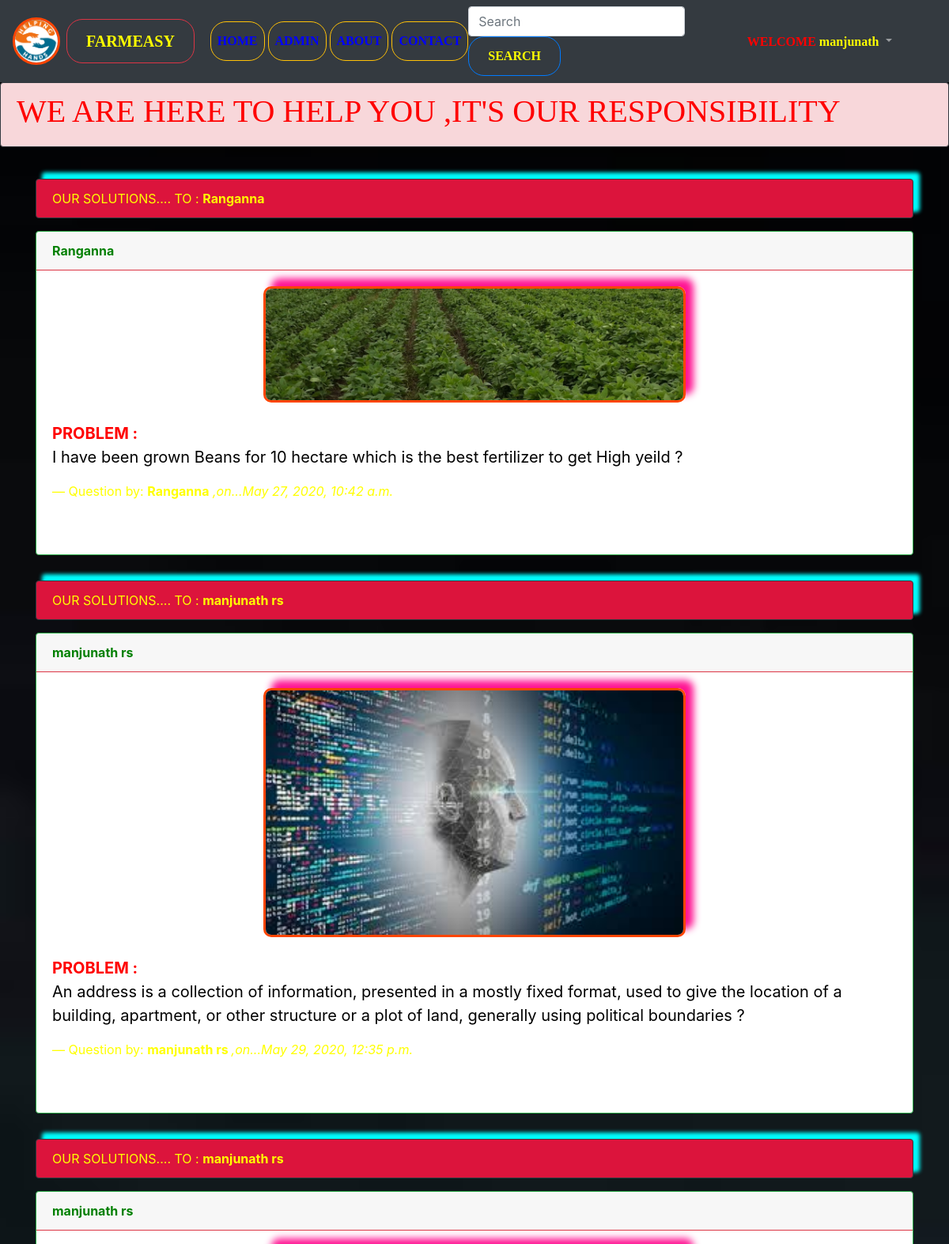
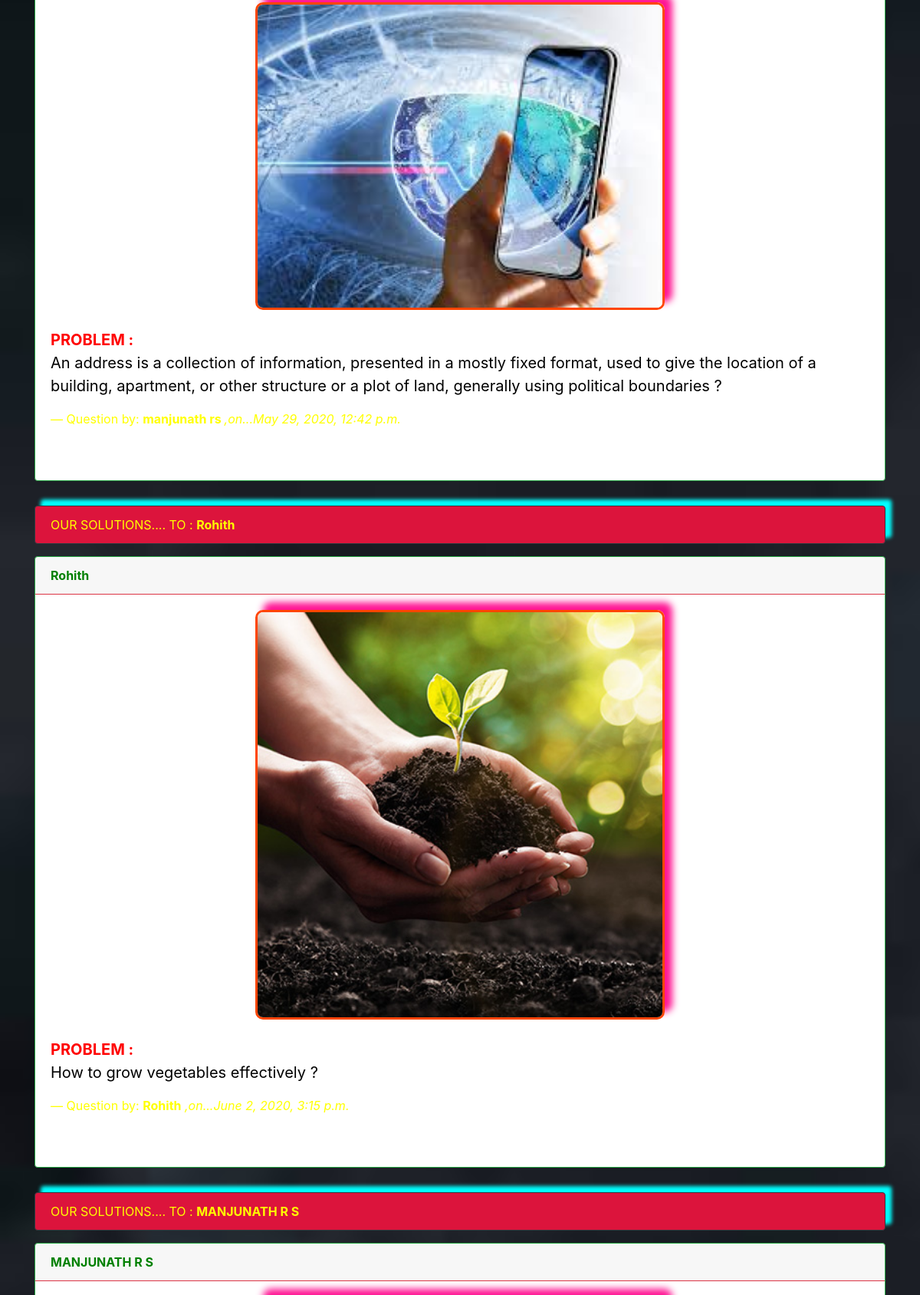
Page /blog (signed in, upper part) on the committed database (2 pictures, top to bottom).
### app/models.py (models this page shows, shortened)
class Contact(models.Model):
    sno=models.AutoField(primary_key=True)
    name=models.CharField(max_length=50)
    email=models.CharField(max_length=70,default="")
    phone=models.CharField(max_length=12,default="")
    address=models.CharField(max_length=300,default="")
    pin=models.CharField(max_length=12,default="")
    desc=models.CharField(max_length=500,default="")
    files=models.FileField(upload_to='pics')
    timeStamp=models.DateTimeField(auto_now_add=True,blank=True)

### app/views.py (the view)
# urls.py: path('blog',views.blog, name="blog"),
def blog(request):
        if not request.user.is_authenticated:
             messages.error(request,"Please login")
             return render(request,'index.html')
        else:
            allPosts=Contact.objects.all()
            context={'allPosts':allPosts}
        return render(request,'blog.html',context)

### templates/blog.html (shortened to what this page needs)
{% extends 'basic.html' %}
{% block body%}
{% load static %}
<div class=" alert alert-danger border-dark " role="alert" >
  <marquee class=" text-warning"><h1 style=" font-family: fantasy; color: red;">WE ARE HERE TO HELP YOU ,IT'S OUR RESPONSIBILITY<h1></marquee></div>
{% for post in allPosts %}
   <div class="container mt-2   "  >
     <br>
    <div class="alert alert-primary border-dark " role="alert" style="color: yellow; background-color: crimson; box-shadow: 8px -8px 5px aqua;">
        OUR SOLUTIONS.... TO  :  <b>{{post.name}}</b>
      </div>
<div class="card border-success" >
        <b><div class="card-header border-danger " style="color: green;">
          {{post.name}}
        </div></b>
        <div class="card-body ">
         <img src="{{post.files.url}}" alt="..." class="center" style="box-shadow:  10px -10px 10px  deeppink;">
          <br>
          <blockquote class="blockquote mb-0">
            <B class="" style="color: red;">PROBLEM  :</B>
            <p style="color: black;">{{post.desc}} ?</p>
            <footer class="blockquote-footer " style="color: yellow;">Question  by:  <b>{{post.name}}</b><cite title="Source Title">   ,on...{{post.timeStamp}}</cite></footer>
          </blockquote>
          <br>
        </div>
    <br>
</div>
</div>
      {% endfor %}
{% endblock body%}

### templates/basic.html (shortened to what this page needs)
{% load static %}
<!doctype html>
<html lang="en">
  <head>
    <link rel="stylesheet" href="https://stackpath.bootstrapcdn.com/bootstrap/4.4.1/css/bootstrap.min.css">
<link rel="stylesheet" href="https://cdnjs.cloudflare.com/ajax/libs/font-awesome/4.7.0/css/font-awesome.min.css">
  </head>
  <body>
  <nav class="navbar navbar-expand-lg navbar-dark bg-dark " >
    <img class="rounded-circle" src="{% static 'images/logoo.png' %}" alt="Logo" style="width:60px;">
  <a class=" btn navbar-brand btn  btn-outline-danger ml-2" style=" font-family: cursive; color: yellow;" href="/"><b>FARMEASY</b></a>
  <div class="collapse navbar-collapse" id="navbarSupportedContent">
    <ul class="navbar-nav mr-auto">
      <li class="nav-item ">
        <a  class="nav-link btn  btn-outline-warning ml-1 " style=" font-family: cursive; color: blue;" href="/"><b>HOME</b></a>
      </li>
      <li class="nav-item">
        <a  class="nav-link btn  btn-outline-warning  ml-1" style=" font-family: cursive; color: blue;" href="/blog"><b>ADMIN</b></a>
      </li>
      <li class="nav-item">
        <a class=" nav-link btn  btn-outline-warning ml-1" style=" font-family: cursive; color: blue;" href="/about"><b>ABOUT</b></a>
      </li>
      <li class="nav-item">
        <a  class="nav-link btn  btn-outline-warning ml-1" style=" font-family: cursive; color: blue;" role="/contact" href="/contact"><b>CONTACT</b></a>
      </li>
    </ul>
    <div class=" ml-auto form-inline ">
    <form  method="get" action="/search" class="my-2 my-lg-0 mx-0 ">
      <input class="form-control  mr-sm-2" type="search" placeholder="Search" aria-label="Search" name="search" id="search">
      <button class="btn btn-outline-primary my-2 my-sm-0" type="submit" style=" font-family: cursive; color: yellow;"><b>SEARCH</b></button>
    </form>
  </div>
    {% if user.is_authenticated %}
    <ul class="navbar-nav ml-2">
      <li class="nav-item dropdown">
        <a class="nav-link dropdown-toggle btn-outline-warning   mr-5" href="#" id="navbarDropdown" role="button" data-toggle="dropdown" aria-haspopup="true" aria-expanded="false">
           <b style=" font-family: cursive; color: red;"> WELCOME <b style=" font-family: cursive; color: yellow;" >{{request.user}}</b></b>
          </a>
         {% endif %}
  </li>
</ul>
</div>
</nav>
    {% block body%}
    {% endblock body %}
  </body>
</html>

### templates/blog.html (style rules this page uses)
body { background-image: url(" /static/images/back.jpg ") ; background-size: cover; }
.center { display: block; margin-left: auto; margin-right: auto; width: 50%; }
img { border: 3px solid orangered; border-radius: 10px; }

### templates/basic.html (style rules this page uses)
.btn { padding: 12px 24px; border-radius: 20px; opacity: 12; }

### rows in the picture
Contact: name "Ranganna", files (picture), desc "I have been grown Beans for 10 hectare which is the best fertilizer to get High yeild", timeStamp "May 27, 2020, 10:42 a.m."
Contact: name "manjunath rs", files (picture), desc "An address is a collection of information, presented in a mostly fixed format, used to give the location of a building, apartment, or other structure or a plot of land, generally using political boundaries", timeStamp "May 29, 2020, 12:35 p.m."
Contact: name "manjunath rs", files (picture), desc "An address is a collection of information, presented in a mostly fixed format, used to give the location of a building, apartment, or other structure or a plot of land, generally using political boundaries", timeStamp "May 29, 2020, 12:42 p.m."
Contact: name "Rohith", files (picture), desc "How to grow vegetables effectively", timeStamp "June 2, 2020, 3:15 p.m."
Contact: name "MANJUNATH R S"

### other values in the picture
{{ request.user }} "manjunath"
